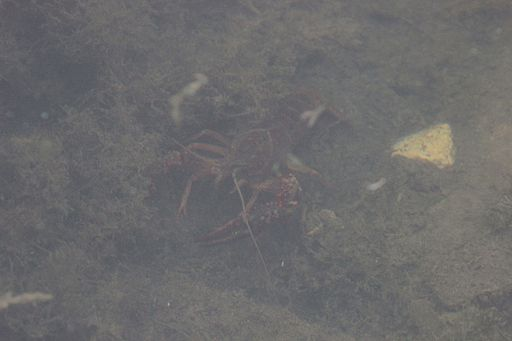
//> input picture img/Crayfish.JPG, 512 x 341 px
$ ./Histogram3   (built with g++ and OpenCV 4)
//> lines starting //> are read from the running program, lines starting //| are printed output that depends on the picture
#include "opencv2/opencv.hpp"
#include <iostream>

using namespace cv;
using namespace std;

// code 5.5
Mat equalizeHist(Mat src) {
	// 영상의 누적 히스토그램
	Mat hist;
	int histSize = 256;
	float range[] = { 0, 256 };
	const float* histRange = { range };
	calcHist(&src, 1, 0, Mat(), hist, 1, &histSize, &histRange);
//> hist = 256 values, max 8153 at index 109, min 0 at index 0, mean 682

	// 누적 히스토그램 값을 0-1 사이로 정규화
	for (int i = 1; i < hist.rows; i++) {
		hist.at<float>(i) += hist.at<float>(i - 1);
	}
//> after the loop, hist = 256 values from 0 to 174592
	hist /= src.total();
//> hist = 256 values from 0 to 1

	// 정규화된 누적 히스토그램을 변환 함수로 이용하여 화소값을 변환
	Mat dst = src.clone();
	for (int y = 0; y < src.rows; y++) {
		for (int x = 0; x < src.cols; x++) {
			dst.at<uchar>(y, x) = saturate_cast<uchar>(255 * hist.at<float>(src.at<uchar>(y, x)));
		}
	}
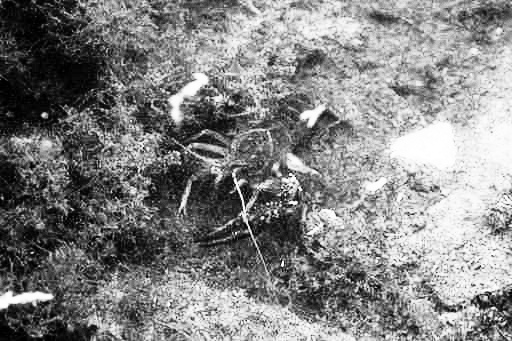
//> dst: 341 rows x 512 cols, CV_8UC1; min 0, max 255, mean 131.8

	return dst;
}

int main() {
	Mat src = imread("C:/MICT/img/crayfish.jpg", IMREAD_GRAYSCALE);
	if (src.empty()) { return -1; };

	Mat dst = equalizeHist(src);

	imshow("Input", src);
	imshow("result", dst);

	waitKey(0);
	return 0;
}
